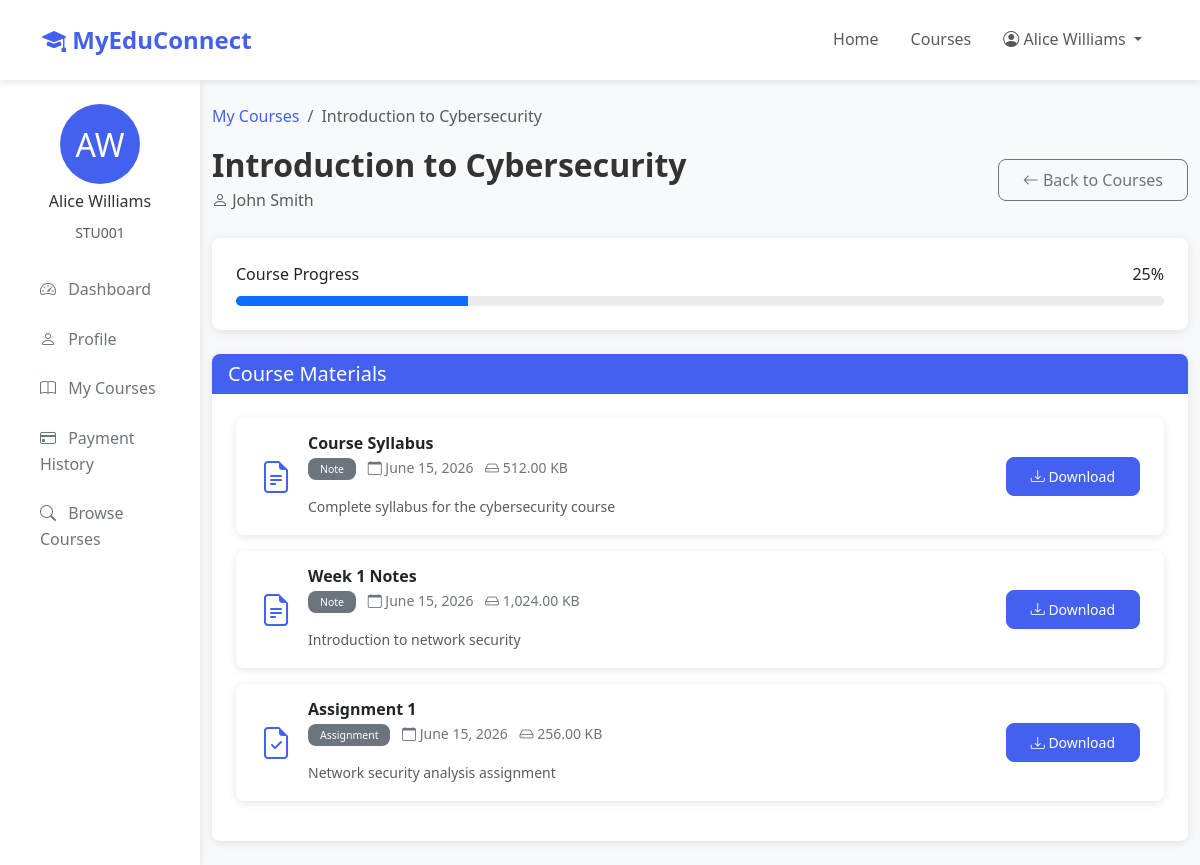
Page /student/course-materials.php?course_id=1 (signed in) on the committed database.
### tables this page shows
CREATE TABLE students (
    student_id INT AUTO_INCREMENT PRIMARY KEY,
    user_id INT UNIQUE NOT NULL,
    student_id_number VARCHAR(50) UNIQUE NOT NULL,
    date_of_birth DATE,
    grade_level VARCHAR(50),
    parent_name VARCHAR(100),
    parent_email VARCHAR(255),
    parent_phone VARCHAR(20),
    enrollment_date DATE DEFAULT (CURRENT_DATE),
    FOREIGN KEY (user_id) REFERENCES users(user_id) ON DELETE CASCADE,
    INDEX idx_student_id_number (student_id_number)
);

CREATE TABLE users (
    user_id INT AUTO_INCREMENT PRIMARY KEY,
    email VARCHAR(255) UNIQUE NOT NULL,
    password VARCHAR(255) NOT NULL,
    first_name VARCHAR(100) NOT NULL,
    last_name VARCHAR(100) NOT NULL,
    phone VARCHAR(20),
    address TEXT,
    profile_picture VARCHAR(255),
    role ENUM('student', 'teacher', 'admin') NOT NULL,
    status ENUM('active', 'inactive', 'suspended') DEFAULT 'active',
    created_at TIMESTAMP DEFAULT CURRENT_TIMESTAMP,
    updated_at TIMESTAMP DEFAULT CURRENT_TIMESTAMP ON UPDATE CURRENT_TIMESTAMP,
    last_login TIMESTAMP NULL,
    INDEX idx_email (email),
    INDEX idx_role (role),
    INDEX idx_status (status)
);

CREATE TABLE courses (
    course_id INT AUTO_INCREMENT PRIMARY KEY,
    title VARCHAR(255) NOT NULL,
    description TEXT,
    instructor_id INT NOT NULL,
    category VARCHAR(100),
    thumbnail VARCHAR(255),
    price DECIMAL(10, 2) DEFAULT 0.00,
    duration_weeks INT DEFAULT 8,
    max_students INT DEFAULT 50,
    enrollment_count INT DEFAULT 0,
    status ENUM('draft', 'published', 'archived') DEFAULT 'draft',
    created_at TIMESTAMP DEFAULT CURRENT_TIMESTAMP,
    updated_at TIMESTAMP DEFAULT CURRENT_TIMESTAMP ON UPDATE CURRENT_TIMESTAMP,
    FOREIGN KEY (instructor_id) REFERENCES teachers(teacher_id) ON DELETE CASCADE,
    INDEX idx_instructor (instructor_id),
    INDEX idx_category (category),
    INDEX idx_status (status),
    INDEX idx_title (title)
);

CREATE TABLE enrollments (
    enrollment_id INT AUTO_INCREMENT PRIMARY KEY,
    student_id INT NOT NULL,
    course_id INT NOT NULL,
    enrollment_date TIMESTAMP DEFAULT CURRENT_TIMESTAMP,
    status ENUM('active', 'completed', 'dropped') DEFAULT 'active',
    progress INT DEFAULT 0,
    FOREIGN KEY (student_id) REFERENCES students(student_id) ON DELETE CASCADE,
    FOREIGN KEY (course_id) REFERENCES courses(course_id) ON DELETE CASCADE,
    UNIQUE KEY unique_enrollment (student_id, course_id),
    INDEX idx_student (student_id),
    INDEX idx_course (course_id),
    INDEX idx_status (status)
);

CREATE TABLE course_materials (
    material_id INT AUTO_INCREMENT PRIMARY KEY,
    course_id INT NOT NULL,
    title VARCHAR(255) NOT NULL,
    description TEXT,
    file_name VARCHAR(255) NOT NULL,
    file_path VARCHAR(512) NOT NULL,
    file_type VARCHAR(50),
    file_size BIGINT,
    upload_date TIMESTAMP DEFAULT CURRENT_TIMESTAMP,
    uploaded_by INT NOT NULL,
    material_type ENUM('note', 'assignment', 'video', 'resource', 'other') DEFAULT 'resource',
    status ENUM('active', 'inactive') DEFAULT 'active',
    FOREIGN KEY (course_id) REFERENCES courses(course_id) ON DELETE CASCADE,
    FOREIGN KEY (uploaded_by) REFERENCES teachers(teacher_id) ON DELETE CASCADE,
    INDEX idx_course (course_id),
    INDEX idx_material_type (material_type),
    INDEX idx_status (status)
);

### config/database.php (called while the page is built, shortened)
<?php
class Database {
    private static $instance = null;
    private $connection;
    private function __construct() {
        try {
            $dsn = "mysql:host=" . DB_HOST . ";dbname=" . DB_NAME . ";charset=" . DB_CHARSET;
            $options = [
                PDO::ATTR_ERRMODE => PDO::ERRMODE_EXCEPTION,
                PDO::ATTR_DEFAULT_FETCH_MODE => PDO::FETCH_ASSOC,
                PDO::ATTR_EMULATE_PREPARES => false,
                PDO::ATTR_PERSISTENT => false
            ];
            $this->connection = new PDO($dsn, DB_USER, DB_PASS, $options);
        } catch (PDOException $e) {
            die("Database Connection Failed: " . $e->getMessage());
        }
    }
    public static function getInstance() {
        if (self::$instance === null) {
            self::$instance = new self();
        }
        return self::$instance;
    }
    public function getConnection() {
        return $this->connection;
    }
}
function dbSelect($query, $params = []) {
    $db = Database::getInstance()->getConnection();
    $stmt = $db->prepare($query);
    $stmt->execute($params);
    return $stmt->fetchAll();
}
function dbSelectOne($query, $params = []) {
    $db = Database::getInstance()->getConnection();
    $stmt = $db->prepare($query);
    $stmt->execute($params);
    return $stmt->fetch();
}

### includes/functions.php (called while the page is built, shortened)
<?php
require_once __DIR__ . '/../config/database.php';
function formatDate($date, $format = 'F j, Y') {
    return date($format, strtotime($date));
}
function getStudentByUserId($userId) {
    $query = "SELECT s.*, u.* FROM students s JOIN users u ON s.user_id = u.user_id WHERE s.user_id = ?";
    return dbSelectOne($query, [$userId]);
}
function getCourseById($courseId) {
    $query = "SELECT c.*, u.first_name, u.last_name, CONCAT(u.first_name, ' ', u.last_name) as instructor_name
              FROM courses c
              JOIN teachers t ON c.instructor_id = t.teacher_id
              JOIN users u ON t.user_id = u.user_id
              WHERE c.course_id = ?";
    return dbSelectOne($query, [$courseId]);
}
function getCourseMaterials($courseId) {
    $query = "SELECT * FROM course_materials WHERE course_id = ? AND status = 'active' ORDER BY upload_date DESC";
    return dbSelect($query, [$courseId]);
}

### student/course-materials.php (the view, shortened to what this page needs)
<?php
require_once '../includes/functions.php';
$courseId = $_GET['course_id'] ?? null;
$course = getCourseById($courseId);
$student = getStudentByUserId(getCurrentUserId());
$enrollment = dbSelectOne(
    "SELECT * FROM enrollments WHERE student_id = ? AND course_id = ?",
    [$student['student_id'], $courseId]
);
$materials = getCourseMaterials($courseId);
?>
<!DOCTYPE html>
<html lang="en">
<head>
    <link href="https://cdn.jsdelivr.net/npm/bootstrap@5.3.0/dist/css/bootstrap.min.css" rel="stylesheet">
    <link href="https://cdn.jsdelivr.net/npm/bootstrap-icons@1.10.0/font/bootstrap-icons.css" rel="stylesheet">
    <link href="<?php echo APP_URL; ?>/assets/css/style.css" rel="stylesheet">
</head>
<body>
    <nav class="navbar navbar-expand-lg navbar-light bg-white sticky-top">
        <div class="container">
            <a class="navbar-brand" href="<?php echo APP_URL; ?>">
                <i class="bi bi-mortarboard-fill"></i> <?php echo APP_NAME; ?>
            </a>
            <div class="collapse navbar-collapse" id="navbarNav">
                <ul class="navbar-nav ms-auto">
                    <li class="nav-item">
                        <a class="nav-link" href="<?php echo APP_URL; ?>">Home</a>
                    </li>
                    <li class="nav-item">
                        <a class="nav-link" href="<?php echo APP_URL; ?>/courses.php">Courses</a>
                    </li>
                    <li class="nav-item dropdown">
                        <a class="nav-link dropdown-toggle" href="#" id="navbarDropdown" role="button" data-bs-toggle="dropdown">
                            <i class="bi bi-person-circle"></i> <?php echo htmlspecialchars($_SESSION['user_name']); ?>
                        </a>
                    </li>
                </ul>
            </div>
        </div>
    </nav>
    <div class="container-fluid">
        <div class="row">
            <div class="col-md-3 col-lg-2 sidebar">
                <div class="mb-4">
                    <div class="text-center mb-3">
                        <div style="width: 80px; height: 80px; background: var(--primary-color); border-radius: 50%; margin: 0 auto; display: flex; align-items: center; justify-content: center; color: white; font-size: 2rem;">
                            <?php echo strtoupper(substr($student['first_name'], 0, 1)) . strtoupper(substr($student['last_name'], 0, 1)); ?>
                        </div>
                        <h6 class="mt-2"><?php echo htmlspecialchars($student['first_name'] . ' ' . $student['last_name']); ?></h6>
                        <small class="text-muted"><?php echo htmlspecialchars($student['student_id_number']); ?></small>
                    </div>
                </div>
                <nav class="nav flex-column">
                    <a class="nav-link" href="dashboard.php">
                        <i class="bi bi-speedometer2"></i> Dashboard
                    </a>
                    <a class="nav-link" href="profile.php">
                        <i class="bi bi-person"></i> Profile
                    </a>
                    <a class="nav-link" href="enrollments.php">
                        <i class="bi bi-book"></i> My Courses
                    </a>
                    <a class="nav-link" href="payments.php">
                        <i class="bi bi-credit-card"></i> Payment History
                    </a>
                    <a class="nav-link" href="<?php echo APP_URL; ?>/courses.php">
                        <i class="bi bi-search"></i> Browse Courses
                    </a>
                </nav>
            </div>
            <div class="col-md-9 col-lg-10 py-4">
                <nav aria-label="breadcrumb">
                    <ol class="breadcrumb">
                        <li class="breadcrumb-item"><a href="enrollments.php">My Courses</a></li>
                        <li class="breadcrumb-item active" aria-current="page"><?php echo htmlspecialchars($course['title']); ?></li>
                    </ol>
                </nav>
                <div class="d-flex justify-content-between align-items-center mb-4">
                    <div>
                        <h2 class="fw-bold mb-1"><?php echo htmlspecialchars($course['title']); ?></h2>
                        <p class="text-muted mb-0">
                            <i class="bi bi-person"></i> <?php echo htmlspecialchars($course['instructor_name']); ?>
                        </p>
                    </div>
                    <a href="enrollments.php" class="btn btn-outline-secondary">
                        <i class="bi bi-arrow-left"></i> Back to Courses
                    </a>
                </div>
                <div class="card mb-4">
                    <div class="card-body">
                        <div class="d-flex justify-content-between mb-2">
                            <span>Course Progress</span>
                            <span><?php echo $enrollment['progress']; ?>%</span>
                        </div>
                        <div class="progress" style="height: 10px;">
                            <div class="progress-bar" style="width: <?php echo $enrollment['progress']; ?>%"></div>
                        </div>
                    </div>
                </div>
                <div class="card">
                    <div class="card-header">
                        <h5 class="mb-0">Course Materials</h5>
                    </div>
                    <div class="card-body">
                        <?php if (!empty($materials)): ?>
                            <?php foreach ($materials as $material): ?>
                                <div class="material-item">
                                    <div class="d-flex align-items-center">
                                        <div class="material-icon">
                                            <?php
                                            $icon = 'bi-file-earmark';
                                            switch ($material['material_type']) {
                                                case 'note':
                                                    $icon = 'bi-file-earmark-text';
                                                    break;
                                                case 'assignment':
                                                    $icon = 'bi-file-earmark-check';
                                                    break;
                                            }
                                            ?>
                                            <i class="bi <?php echo $icon; ?>"></i>
                                        </div>
                                        <div class="material-info">
                                            <h6 class="material-title"><?php echo htmlspecialchars($material['title']); ?></h6>
                                            <p class="material-meta">
                                                <span class="badge bg-secondary"><?php echo ucfirst($material['material_type']); ?></span>
                                                <span class="ms-2">
                                                    <i class="bi bi-calendar"></i> <?php echo formatDate($material['upload_date']); ?>
                                                </span>
                                                <span class="ms-2">
                                                    <i class="bi bi-hdd"></i> <?php echo number_format($material['file_size'] / 1024, 2); ?> KB
                                                </span>
                                            </p>
                                            <?php if ($material['description']): ?>
                                                <p class="mb-0 text-muted small"><?php echo htmlspecialchars($material['description']); ?></p>
                                            <?php endif; ?>
                                        </div>
                                    </div>
                                    <a href="<?php echo APP_URL . $material['file_path']; ?>" class="btn btn-primary btn-sm" download>
                                        <i class="bi bi-download"></i> Download
                                    </a>
                                </div>
                            <?php endforeach; ?>
                        <?php endif; ?>
                    </div>
                </div>
            </div>
        </div>
    </div>
</body>
</html>

### assets/css/style.css (style rules this page uses)
:root { --primary-color: #4361ee; --secondary-color: #3f37c9; --success-color: #4cc9f0; --danger-color: #f72585; --warning-color: #f8961e; --info-color: #4cc9f0; --light-color: #f8f9fa; --dark-color: #212529; --gray-color: #6c757d; --border-radius: 8px; --box-shadow: 0 2px 8px rgba(0, 0, 0, 0.1); --transition: all 0.3s ease; }
body { font-family: 'Segoe UI', Tahoma, Geneva, Verdana, sans-serif; line-height: 1.6; color: #333; background-color: #f8f9fa; }
a { color: var(--primary-color); text-decoration: none; transition: var(--transition); }
.navbar { box-shadow: var(--box-shadow); padding: 1rem 0; }
.navbar-brand { font-weight: 700; font-size: 1.5rem; color: var(--primary-color) !important; }
.nav-link { font-weight: 500; padding: 0.5rem 1rem !important; border-radius: var(--border-radius); }
.card { border: none; border-radius: var(--border-radius); box-shadow: var(--box-shadow); transition: var(--transition); overflow: hidden; }
.card-header { background-color: var(--primary-color); color: white; font-weight: 600; border-bottom: none; }
.card-body { padding: 1.5rem; }
.btn { border-radius: var(--border-radius); padding: 0.5rem 1.5rem; font-weight: 500; transition: var(--transition); }
.btn-primary { background-color: var(--primary-color); border-color: var(--primary-color); }
.sidebar { background-color: white; box-shadow: var(--box-shadow); min-height: calc(100vh - 56px); padding: 1.5rem; }
.sidebar .nav-link { color: var(--gray-color); padding: 0.75rem 1rem; margin-bottom: 0.5rem; border-radius: var(--border-radius); }
.sidebar .nav-link i { margin-right: 0.5rem; }
.material-item { background: white; border-radius: var(--border-radius); padding: 1rem 1.5rem; margin-bottom: 1rem; box-shadow: var(--box-shadow); display: flex; align-items: center; justify-content: space-between; transition: var(--transition); }
.material-item .material-icon { font-size: 2rem; color: var(--primary-color); margin-right: 1rem; }
.material-item .material-info { flex: 1; }
.material-item .material-title { font-weight: 600; margin-bottom: 0.25rem; }
.material-item .material-meta { color: var(--gray-color); font-size: 0.875rem; }
.badge { padding: 0.375rem 0.75rem; border-radius: var(--border-radius); font-weight: 500; }

### rows in the picture
students: user.first_name "A", user.last_name "W", user.last_name "Alice Williams", student_id_number "STU001"
courses: title "Introduction to Cybersecurity"
enrollments: progress "25"
course_materials: title "Course Syllabus", material_type "Note", upload_date "June 15, 2026", $material['file_size']/1024 "512.00", description "Complete syllabus for the cybersecurity course"
course_materials: title "Week 1 Notes", material_type "Note", upload_date "June 15, 2026", $material['file_size']/1024 "1,024.00", description "Introduction to network security"
course_materials: title "Assignment 1", material_type "Assignment", upload_date "June 15, 2026", $material['file_size']/1024 "256.00", description "Network security analysis assignment"

### other values in the picture
APP_NAME "MyEduConnect"
$_SESSION['user_name'] "Alice Williams"
$course['instructor_name'] "John Smith"
